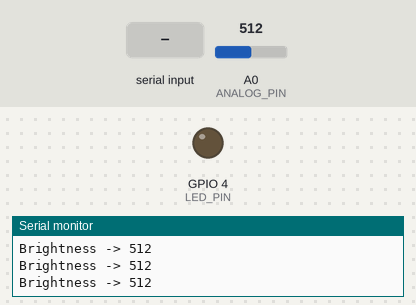
Simulated run of this sketch. Board: ESP8266 (NodeMCU). Shown: output pins drawn as LEDs (lit = HIGH), the last lines printed to the serial monitor. Inputs (shaded band) come from the test bench; at power-on: A0 (ANALOG_PIN) = 512. WiFi joins after 1.5 s; servers stay silent unless stated.

Above: at 1.2 s.
1.3 s: "1" received over Serial
At 2.5 s:
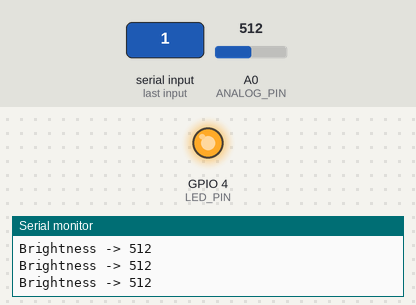
3.0 s: "0" received over Serial
At 3.8 s:
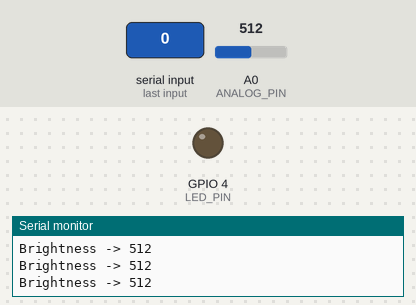
Timing chart, 0 to 6.0 s (numbered marks = the images above; inputs shaded):
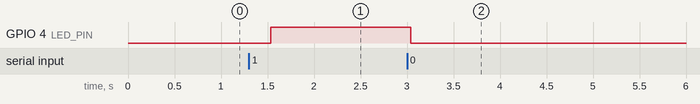

The sketch:

2espWiFi.ino
```cpp
#include <SoftwareSerial.h> // EspSoftwareSerial

#include "WIFI.h"
#include "server.h"

#define PIN_TRIG 13 // ПИН D7
#define PIN_ECHO 12 // ПИН D6
#define ANALOG_PIN A0 // ПИН A0
#define LED_PIN 4 // ПИН D2

extern bool flag;

long duration, cm;
int s;

SoftwareSerial mySerial(14, 16); // RX — receive (принимаю), TX — transmit (передаю)

void setup()
{
  Serial.begin (9600);

  while (!Serial) {}

  mySerial.begin (9600);
  while (!mySerial) {}

  WiFi_init(true);
  server_init();

  pinMode(PIN_TRIG, OUTPUT); // Определяем вывод
  pinMode(PIN_ECHO, INPUT); // Определяем ввод
  pinMode(ANALOG_PIN, INPUT); // Определяем ввод
  pinMode(LED_PIN, OUTPUT); // Определяем вывод
}

void loop()
{
  server.handleClient();

  if (flag)   // Измерение расстояния  с датчика
  {
    digitalWrite(PIN_TRIG, LOW);   // Начало измерения расстояния
    delayMicroseconds(5);

    digitalWrite(PIN_TRIG, HIGH);
    delayMicroseconds(10);

    digitalWrite(PIN_TRIG, LOW);

    duration = pulseIn(PIN_ECHO, HIGH);

    cm = (duration / 2) / 29.1;   // Результат измерений

    Serial.println("Distance -> " + String(cm));   // Отладочная инфа

    mySerial.println("1" + String(cm));   // Посылаем результат на ардуино (первая цифра означает вид измерения: 1 -> расстояние)

    delay(250);
  }
  else  // Иначе измеренеие уровня освещённости
  {
    int value = analogRead(ANALOG_PIN);   // измеренеие уровня освещённости

    Serial.println("Brightness -> " + String(value));   // Отладочная инфа

    mySerial.println("0" + String(value));   // Посылаем результат на ардуино (первая цифра означает вид измерения: 0 -> уровень освещённости)

    delay(250);
  }

  while (Serial.available())   // Прием данных с порта (MQTT-python -> esp8266)
  {
    s = Serial.read();
  }

  if (s == '1')
  {
    digitalWrite(LED_PIN, HIGH);
  }
  else if (s == '0')
  {
    digitalWrite(LED_PIN, LOW);
  }
}
```

WIFI.h
```cpp
#include <ESP8266WiFi.h>
#include <ESP8266WiFiMulti.h>

String ip = "IP unset";

String password = "12341234"; // Для режима: Access point (точка доступа) (phone (or another device) -> esp8266)
String ssid_pref = "BASE";

String passwordCLI = "148869420"; // Для режима: STA (esp8266 -> router)
String ssidCLI = "L";

ESP8266WiFiMulti wifiClient;

String id()
{
  uint8_t mac[WL_MAC_ADDR_LENGTH];
  WiFi.softAPmacAddress(mac);
  String macID = String(mac[WL_MAC_ADDR_LENGTH - 2], HEX) + String(mac[WL_MAC_ADDR_LENGTH] - 1, HEX);

  macID.toUpperCase();

  return macID;
}

bool StartAPMode()
{
  IPAddress apIP(192, 164, 4, 2);
  WiFi.disconnect();
  WiFi.mode(WIFI_AP);
  WiFi.softAPConfig(apIP, apIP, IPAddress(255,255,255,0));
  WiFi.softAP(ssid_pref + id(), password);
  Serial.println("WiFi AP is up with: " + ssid_pref + id());

  return true;
}

bool StartCLI()
{
    wifiClient.addAP(ssidCLI.c_str(), passwordCLI.c_str());

    while (wifiClient.run() != WL_CONNECTED) { }

    return true;
}

void WiFi_init(bool ap_mode)
{
  if (ap_mode)
  {
    ip = WiFi.softAPIP().toString();
    StartAPMode();
  }
  else
  {
    StartCLI();
    ip = WiFi.localIP().toString();
  }

  Serial.print("IP is = ");
  Serial.println(ip);
}
```

server.h
```cpp
#include <ESP8266WebServer.h>

bool flag = false;

ESP8266WebServer server(80);

void handle_root()
{
  String form = "<form action=\"/sen\" method=\"POST\">";
  form = form + "<input type=\"submit\" value=\"Switch\">";
  form = form + "</form>";

  server.send(200, "text/html",form);
  server.send(303);
}

void handleSensor()
{
  server.sendHeader("Location", "/");

  flag = !flag;

  server.send(303);
}
void handleNotFound()
{
  server.send(404, "text/plain", "404:Not Found");
}

void server_init()
{
  server.on("/", HTTP_GET, handle_root);
  server.on("/sen", HTTP_POST, handleSensor);
  server.onNotFound(handleNotFound);

  server.begin();

  Serial.println("Server started at port 80");
}
```

Measured:
- after the input at 1.3 s, GPIO 4 (LED_PIN): LOW → HIGH after 0.24 s
- after the input at 3.0 s, GPIO 4 (LED_PIN): HIGH → LOW at once
